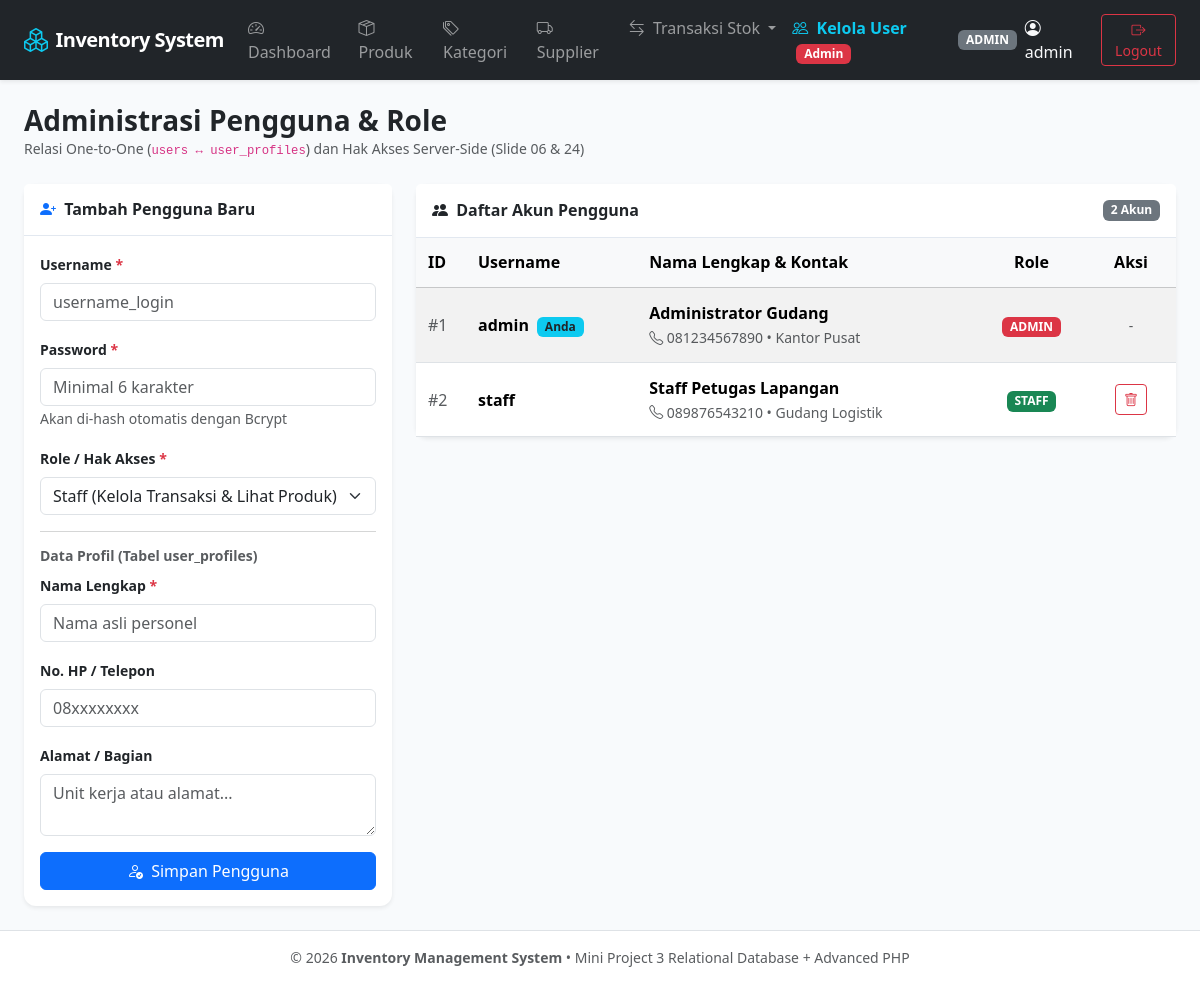
The page /public/users/index.php (signed in) on the database its author committed.
### tables this page shows
CREATE TABLE IF NOT EXISTS users (
    id INT AUTO_INCREMENT PRIMARY KEY,
    username VARCHAR(50) NOT NULL UNIQUE,
    password_hash VARCHAR(255) NOT NULL,
    role ENUM('admin', 'staff') NOT NULL DEFAULT 'staff',
    created_at TIMESTAMP DEFAULT CURRENT_TIMESTAMP
);

CREATE TABLE IF NOT EXISTS user_profiles (
    id INT AUTO_INCREMENT PRIMARY KEY,
    user_id INT NOT NULL UNIQUE,
    full_name VARCHAR(100) NOT NULL,
    phone VARCHAR(20) DEFAULT NULL,
    address TEXT DEFAULT NULL,
    created_at TIMESTAMP DEFAULT CURRENT_TIMESTAMP,
    CONSTRAINT fk_user_profiles_user FOREIGN KEY (user_id) REFERENCES users(id) ON DELETE CASCADE ON UPDATE CASCADE
);

### helpers/auth.php (called while the page is built, shortened)
<?php
function is_logged_in() {
    return isset($_SESSION['user']) && !empty($_SESSION['user']['id']);
}
function current_user() {
    return isset($_SESSION['user']) ? $_SESSION['user'] : null;
}
function has_role($role) {
    return is_logged_in() && $_SESSION['user']['role'] === $role;
}

### helpers/escape.php (called while the page is built, shortened)
<?php
if (!function_exists('e')) {
    function e($value) {
        return htmlspecialchars((string)$value, ENT_QUOTES, 'UTF-8');
    }
}

### public/users/index.php (the view, shortened to what this page needs)
<?php
require_once __DIR__ . '/../../config/database.php';
require_once __DIR__ . '/../../helpers/auth.php';
require_once __DIR__ . '/../../helpers/escape.php';
$query = "
    SELECT u.id, u.username, u.role, u.created_at,
           up.full_name, up.phone, up.address
    FROM users u
    LEFT JOIN user_profiles up ON up.user_id = u.id
    ORDER BY u.id ASC
";
$users = $pdo->query($query)->fetchAll();
include __DIR__ . '/../../views/header.php';
?>
<div class="d-flex justify-content-between align-items-center mb-4">
    <div>
        <h3 class="fw-bold mb-0">Administrasi Pengguna & Role</h3>
        <p class="text-muted small mb-0">Relasi One-to-One (<code>users &harr; user_profiles</code>) dan Hak Akses Server-Side (Slide 06 & 24)</p>
    </div>
</div>
<div class="row g-4">
    <div class="col-lg-4">
        <div class="card shadow-sm border-0">
            <div class="card-header bg-white py-3">
                <h6 class="fw-bold mb-0"><i class="bi bi-person-plus-fill text-primary me-1"></i> Tambah Pengguna Baru</h6>
            </div>
            <div class="card-body">
                <form method="POST" action="">
                    <div class="mb-3">
                        <label class="form-label fw-semibold small">Username <span class="text-danger">*</span></label>
                        <input type="text" name="username" class="form-control" required placeholder="username_login">
                    </div>
                    <div class="mb-3">
                        <label class="form-label fw-semibold small">Password <span class="text-danger">*</span></label>
                        <input type="password" name="password" class="form-control" required placeholder="Minimal 6 karakter">
                        <small class="text-muted">Akan di-hash otomatis dengan Bcrypt</small>
                    </div>
                    <div class="mb-3">
                        <label class="form-label fw-semibold small">Role / Hak Akses <span class="text-danger">*</span></label>
                        <select name="role" class="form-select" required>
                            <option value="staff">Staff (Kelola Transaksi & Lihat Produk)</option>
                        </select>
                    </div>
                    <hr class="my-3 text-muted">
                    <h6 class="text-muted small fw-bold mb-2">Data Profil (Tabel user_profiles)</h6>
                    <div class="mb-3">
                        <label class="form-label fw-semibold small">Nama Lengkap <span class="text-danger">*</span></label>
                        <input type="text" name="full_name" class="form-control" required placeholder="Nama asli personel">
                    </div>
                    <div class="mb-3">
                        <label class="form-label fw-semibold small">No. HP / Telepon</label>
                        <input type="text" name="phone" class="form-control" placeholder="08xxxxxxxx">
                    </div>
                    <div class="mb-3">
                        <label class="form-label fw-semibold small">Alamat / Bagian</label>
                        <textarea name="address" class="form-control" rows="2" placeholder="Unit kerja atau alamat..."></textarea>
                    </div>
                    <button type="submit" class="btn btn-primary w-100">
                        <i class="bi bi-person-check me-1"></i> Simpan Pengguna
                    </button>
                </form>
            </div>
        </div>
    </div>
    <div class="col-lg-8">
        <div class="card shadow-sm border-0">
            <div class="card-header bg-white py-3 d-flex justify-content-between align-items-center">
                <h6 class="fw-bold mb-0"><i class="bi bi-people-fill me-1"></i> Daftar Akun Pengguna</h6>
                <span class="badge bg-secondary"><?= count($users) ?> Akun</span>
            </div>
            <div class="card-body p-0 table-responsive">
                <table class="table table-hover table-striped mb-0 align-middle">
                    <thead class="table-light">
                        <tr>
                            <th style="width: 50px;">ID</th>
                            <th>Username</th>
                            <th>Nama Lengkap & Kontak</th>
                            <th class="text-center">Role</th>
                            <th class="text-center" style="width: 90px;">Aksi</th>
                        </tr>
                    </thead>
                    <tbody>
                        <?php $curr = current_user(); foreach ($users as $u): ?>
                        <tr>
                            <td class="text-muted">#<?= $u['id'] ?></td>
                            <td class="fw-bold">
                                <?= e($u['username']) ?>
                                <?php if ($u['id'] === $curr['id']): ?>
                                    <span class="badge bg-info text-dark ms-1">Anda</span>
                                <?php endif; ?>
                            </td>
                            <td>
                                <div><strong><?= isset($u['full_name']) ? e($u['full_name']) : '-' ?></strong></div>
                                <small class="text-muted">
                                    <i class="bi bi-telephone"></i> <?= isset($u['phone']) ? e($u['phone']) : '-' ?> &bull; <?= isset($u['address']) ? e($u['address']) : '-' ?>
                                </small>
                            </td>
                            <td class="text-center">
                                <?php if ($u['role'] === 'admin'): ?>
                                    <span class="badge bg-danger">ADMIN</span>
                                <?php else: ?>
                                    <span class="badge bg-success">STAFF</span>
                                <?php endif; ?>
                            </td>
                            <td class="text-center">
                                <?php if ($u['id'] !== $curr['id']): ?>
                                    <a href="?delete_id=<?= $u['id'] ?>" class="btn btn-outline-danger btn-sm" onclick="return confirm('Apakah Anda yakin ingin menghapus user ini?');">
                                        <i class="bi bi-trash"></i>
                                    </a>
                                <?php else: ?>
                                    <span class="text-muted small">-</span>
                                <?php endif; ?>
                            </td>
                        </tr>
                        <?php endforeach; ?>
                    </tbody>
                </table>
            </div>
        </div>
    </div>
</div>
<?php include __DIR__ . '/../../views/footer.php'; ?>

### views/header.php (shortened to what this page needs)
<?php
require_once __DIR__ . '/../helpers/auth.php';
require_once __DIR__ . '/../helpers/escape.php';
$user = current_user();
$base_url = '/inventory-app/public';
?>
<!DOCTYPE html>
<html lang="id">
<head>
    <link href="https://cdn.jsdelivr.net/npm/bootstrap@5.3.2/dist/css/bootstrap.min.css" rel="stylesheet">
    <link rel="stylesheet" href="https://cdn.jsdelivr.net/npm/bootstrap-icons@1.11.3/font/bootstrap-icons.min.css">
</head>
<body class="d-flex flex-column min-vh-100">
<nav class="navbar navbar-expand-lg navbar-dark bg-dark sticky-top shadow-sm">
    <div class="container-fluid px-4">
        <a class="navbar-brand d-flex align-items-center gap-2" href="<?= $base_url ?>/dashboard.php">
            <i class="bi bi-boxes text-info fs-4"></i>
            <span>Inventory System</span>
        </a>
        <div class="collapse navbar-collapse" id="navContent">
            <ul class="navbar-nav me-auto mb-2 mb-lg-0">
                <li class="nav-item">
                    <a class="nav-link <?= strpos($_SERVER['PHP_SELF'], 'dashboard.php') !== false ? 'active text-info fw-semibold' : '' ?>" href="<?= $base_url ?>/dashboard.php">
                        <i class="bi bi-speedometer2 me-1"></i> Dashboard
                    </a>
                </li>
                <li class="nav-item">
                    <a class="nav-link <?= strpos($_SERVER['PHP_SELF'], '/products/') !== false ? 'active text-info fw-semibold' : '' ?>" href="<?= $base_url ?>/products/index.php">
                        <i class="bi bi-box-seam me-1"></i> Produk
                    </a>
                </li>
                <li class="nav-item">
                    <a class="nav-link <?= strpos($_SERVER['PHP_SELF'], '/categories/') !== false ? 'active text-info fw-semibold' : '' ?>" href="<?= $base_url ?>/categories/index.php">
                        <i class="bi bi-tags me-1"></i> Kategori
                    </a>
                </li>
                <li class="nav-item">
                    <a class="nav-link <?= strpos($_SERVER['PHP_SELF'], '/suppliers/') !== false ? 'active text-info fw-semibold' : '' ?>" href="<?= $base_url ?>/suppliers/index.php">
                        <i class="bi bi-truck me-1"></i> Supplier
                    </a>
                </li>
                <li class="nav-item dropdown">
                    <a class="nav-link dropdown-toggle <?= strpos($_SERVER['PHP_SELF'], '/stock/') !== false ? 'active text-info fw-semibold' : '' ?>" href="#" id="stockDrop" role="button" data-bs-toggle="dropdown">
                        <i class="bi bi-arrow-left-right me-1"></i> Transaksi Stok
                    </a>
                </li>
                <?php if (has_role('admin')): ?>
                <li class="nav-item">
                    <a class="nav-link <?= strpos($_SERVER['PHP_SELF'], '/users/') !== false ? 'active text-info fw-semibold' : '' ?>" href="<?= $base_url ?>/users/index.php">
                        <i class="bi bi-people me-1"></i> Kelola User <span class="badge bg-danger ms-1">Admin</span>
                    </a>
                </li>
                <?php endif; ?>
            </ul>
            <ul class="navbar-nav ms-auto align-items-lg-center">
                <?php if ($user): ?>
                    <li class="nav-item me-3 text-light d-flex align-items-center gap-2">
                        <span class="badge bg-secondary"><?= strtoupper(e($user['role'])) ?></span>
                        <span class="fw-medium"><i class="bi bi-person-circle me-1"></i> <?= isset($user['username']) ? e($user['username']) : 'User' ?></span>
                    </li>
                    <li class="nav-item">
                        <a href="<?= $base_url ?>/logout.php" class="btn btn-outline-danger btn-sm">
                            <i class="bi bi-box-arrow-right"></i> Logout
                        </a>
                    </li>
                <?php endif; ?>
            </ul>
        </div>
    </div>
</nav>
<main class="container-fluid px-4 py-4 flex-grow-1">

### views/header.php (style rules this page uses)
body { background-color: #f8fafc; font-family: system-ui, -apple-system, "Segoe UI", Roboto, sans-serif; }
.navbar-brand { font-weight: 700; letter-spacing: -0.5px; }
.card { border: 1px solid #e2e8f0; border-radius: 0.75rem; }
.card-header { background-color: #ffffff; border-bottom: 1px solid #e2e8f0; font-weight: 600; }
.table > :not(caption) > * > * { padding: 0.8rem 0.75rem; }

### rows shown on the page
users: role "ADMIN", username "admin"
user_profiles: user "1", user.username "admin", shows "Anda", full_name "Administrator Gudang", phone "081234567890", address "Kantor Pusat", shows "ADMIN"
user_profiles: user "2", user.username "staff", full_name "Staff Petugas Lapangan", phone "089876543210", address "Gudang Logistik", shows "STAFF"

### other values the page prints
count($users) "2"
